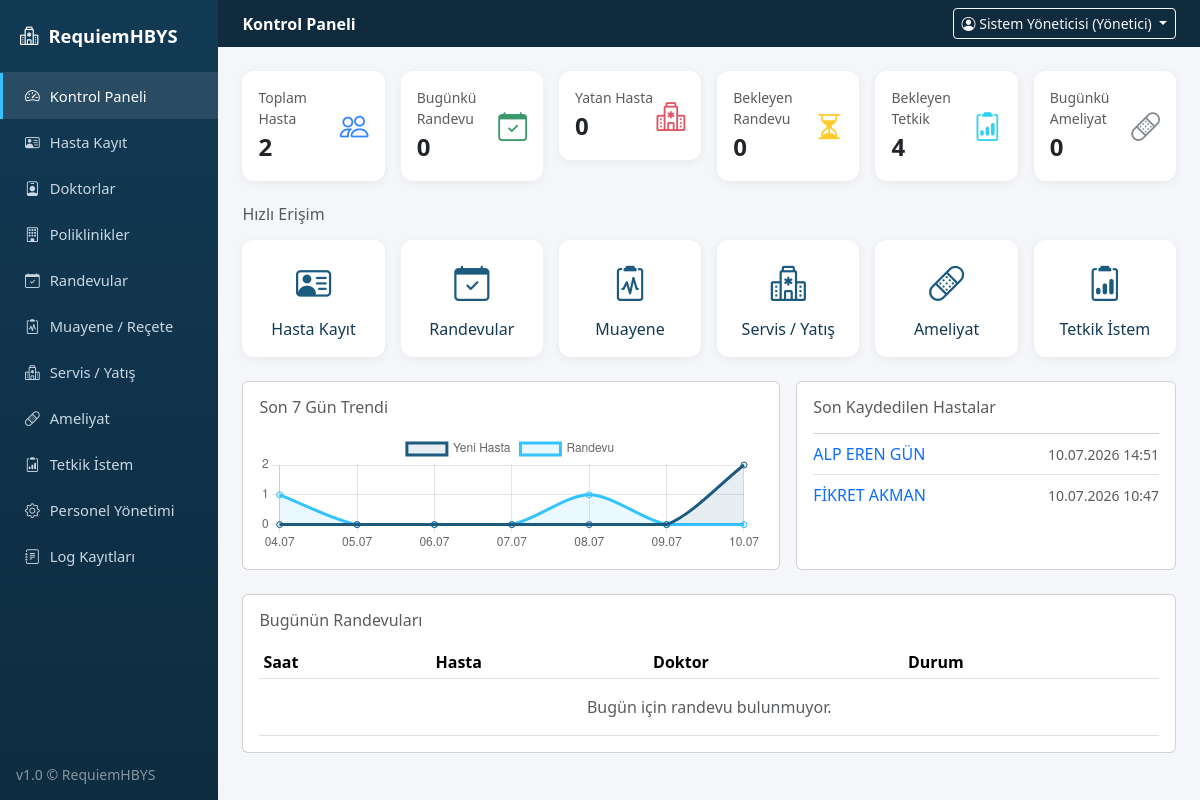
The app's page / (signed in), older data.
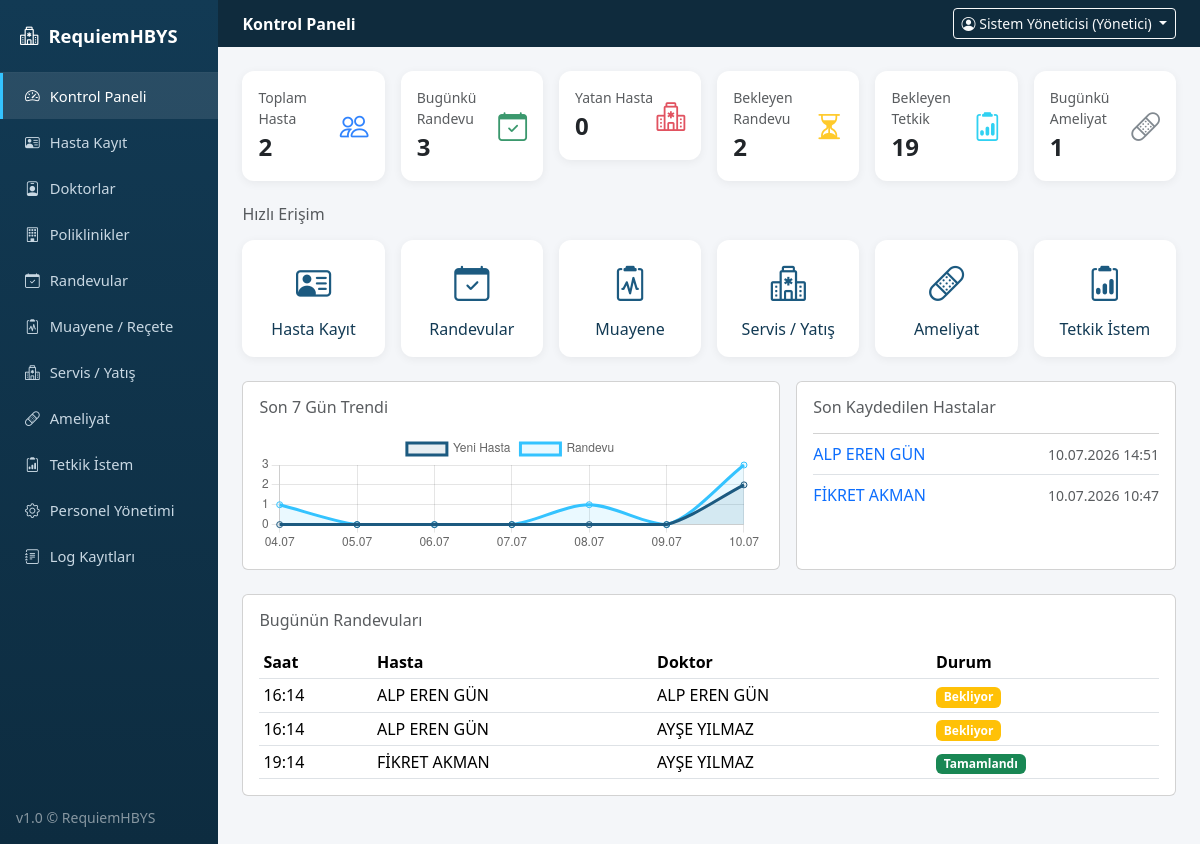
The same page, newer data.
### tables this page shows
CREATE TABLE hastalar (
            id INTEGER PRIMARY KEY AUTOINCREMENT,
            ad_soyad TEXT NOT NULL,
            tc TEXT,
            dogum_tarihi TEXT,
            cinsiyet TEXT,
            kan_grubu TEXT,
            telefon TEXT,
            adres TEXT,
            acil_ad TEXT,
            acil_tel TEXT,
            gecmis TEXT,
            kayit_tarihi TEXT
        );

CREATE TABLE randevular (
            id INTEGER PRIMARY KEY AUTOINCREMENT,
            hasta_id INTEGER,
            doktor_id INTEGER,
            tarih TEXT,
            saat TEXT,
            durum TEXT
        );

CREATE TABLE doktorlar (
            id INTEGER PRIMARY KEY AUTOINCREMENT,
            ad_soyad TEXT NOT NULL,
            uzmanlik TEXT,
            poliklinik TEXT,
            uygunluk TEXT
        );

### app.py (the view)
@app.route("/")
@login_required
def dashboard():
    toplam_hasta, bugunku_randevu, yatan_hasta, bekleyen_randevu = db.istatistikleri_getir()
    bekleyen_tetkik = db.bekleyen_tetkik_sayisi()
    bugunku_ameliyat = db.bugunku_ameliyat_sayisi()
    son_hastalar = db.son_hastalar_getir(5)
    bugunun_randevulari = db.bugunun_randevulari_getir()
    gunler, hasta_trend, randevu_trend = db.son_7_gun_trend()
    return render_template("dashboard.html", toplam_hasta=toplam_hasta, bugunku_randevu=bugunku_randevu,
                           yatan_hasta=yatan_hasta, bekleyen_randevu=bekleyen_randevu,
                           bekleyen_tetkik=bekleyen_tetkik, bugunku_ameliyat=bugunku_ameliyat,
                           son_hastalar=son_hastalar, bugunun_randevulari=bugunun_randevulari,
                           gunler=gunler, hasta_trend=hasta_trend, randevu_trend=randevu_trend)

### app.py (called while the page is built)
def login_required(f):
    @wraps(f)
    def wrapper(*args, **kwargs):
        if "user_id" not in session:
            flash("Lütfen giriş yapın.", "warning")
            return redirect(url_for("login"))
        return f(*args, **kwargs)
    return wrapper

@app.context_processor
def inject_globals():
    def modul_yetkili(modul):
        return modul in ROL_MODUL_YETKILERI.get(session.get("rol"), set())
    return {"simdi": datetime.now().strftime("%d.%m.%Y %H:%M"), "modul_yetkili": modul_yetkili}

### database.py (called while the page is built)
    def sorgula(self, sql, params=()):
        cur = self.conn.cursor()
        cur.execute(sql, params)
        return [dict(r) for r in cur.fetchall()]

    def bugunun_randevulari_getir(self):
        bugun_db_format = datetime.now().strftime("%Y-%m-%d")
        return self.sorgula("""SELECT r.id, r.tarih, r.saat, r.durum, h.ad_soyad as hasta_ad, d.ad_soyad as doktor_ad
                                FROM randevular r JOIN hastalar h ON r.hasta_id=h.id
                                JOIN doktorlar d ON r.doktor_id=d.id WHERE r.tarih=? ORDER BY r.saat""", (bugun_db_format,))

### templates/dashboard.html (shortened to what the changed rows need)
{% extends "base.html" %}
{% block content %}
<div class="row g-3 mb-4">
  <div class="col-md-2">
    <div class="card card-stat p-3">
      <div class="d-flex justify-content-between align-items-center">
        <div><div class="text-muted small">Bugünkü Randevu</div><div class="fs-4 fw-bold">{{ bugunku_randevu }}</div></div>
      </div>
    </div>
  </div>
  <div class="col-md-2">
    <div class="card card-stat p-3">
      <div class="d-flex justify-content-between align-items-center">
        <div><div class="text-muted small">Bekleyen Randevu</div><div class="fs-4 fw-bold">{{ bekleyen_randevu }}</div></div>
      </div>
    </div>
  </div>
  <div class="col-md-2">
    <div class="card card-stat p-3">
      <div class="d-flex justify-content-between align-items-center">
        <div><div class="text-muted small">Bekleyen Tetkik</div><div class="fs-4 fw-bold">{{ bekleyen_tetkik }}</div></div>
      </div>
    </div>
  </div>
  <div class="col-md-2">
    <div class="card card-stat p-3">
      <div class="d-flex justify-content-between align-items-center">
        <div><div class="text-muted small">Bugünkü Ameliyat</div><div class="fs-4 fw-bold">{{ bugunku_ameliyat }}</div></div>
      </div>
    </div>
  </div>
</div>
<div class="row g-3 mb-4">
  <div class="col-md-7">
    <div class="card p-3 h-100">
      <h6 class="text-muted mb-3">Son 7 Gün Trendi</h6>
      <canvas id="trendChart" height="120"></canvas>
    </div>
  </div>
  <div class="col-md-5">
    <div class="card p-3 h-100">
      <ul class="list-group list-group-flush">
        {% for h in son_hastalar %}
        <li class="list-group-item d-flex justify-content-between align-items-center px-0">
          <a href="{{ url_for('hasta_detay', hid=h.id) }}" class="text-decoration-none">{{ h.ad_soyad }}</a>
          <span class="text-muted small">{{ h.kayit_tarihi }}</span>
        </li>
        {% else %}
        <li class="list-group-item text-muted text-center px-0">Kayıt bulunamadı.</li>
        {% endfor %}
      </ul>
    </div>
  </div>
</div>
<div class="card mb-4">
  <div class="card-body">
    <div class="table-responsive">
      <table class="table table-sm table-hover align-middle mb-0">
        <thead><tr><th>Saat</th><th>Hasta</th><th>Doktor</th><th>Durum</th></tr></thead>
        <tbody>
          {% for r in bugunun_randevulari %}
          <tr>
            <td>{{ r.saat }}</td><td>{{ r.hasta_ad }}</td><td>{{ r.doktor_ad }}</td>
            <td><span class="badge bg-{{ 'success' if r.durum=='Tamamlandı' else ('warning' if r.durum=='Bekliyor' else 'secondary') }}">{{ r.durum }}</span></td>
          </tr>
          {% else %}
          <tr><td colspan="4" class="text-center text-muted py-3">Bugün için randevu bulunmuyor.</td></tr>
          {% endfor %}
        </tbody>
      </table>
    </div>
  </div>
</div>
<script>
new Chart(document.getElementById('trendChart'), {
  type: 'line',
  data: {
    labels: {{ gunler | tojson }},
    datasets: [
      { label: 'Yeni Hasta', data: {{ hasta_trend | tojson }}, borderColor: '#1c5a80', backgroundColor: 'rgba(28,90,128,.1)', tension: .3, fill: true },
      { label: 'Randevu', data: {{ randevu_trend | tojson }}, borderColor: '#34c3ff', backgroundColor: 'rgba(52,195,255,.1)', tension: .3, fill: true }
    ]
  },
  options: { responsive: true, scales: { y: { beginAtZero: true, ticks: { stepSize: 1 } } } }
});
</script>
{% endblock %}

Row changes from the older to the newer data that the page shows:
added randevular: saat "16:14", hasta_ad "ALP EREN GÜN", doktor_ad "ALP EREN GÜN", durum "Bekliyor"
added randevular: saat "16:14", hasta_ad "ALP EREN GÜN", doktor_ad "AYŞE YILMAZ", durum "Bekliyor"
added randevular: saat "19:14", hasta_ad "FİKRET AKMAN", doktor_ad "AYŞE YILMAZ", durum "Tamamlandı"
Text that changed along with them:
{{ bugunku_randevu }}: "0" → "3"
{{ bekleyen_randevu }}: "0" → "2"
{{ bekleyen_tetkik }}: "4" → "19"
{{ bugunku_ameliyat }}: "0" → "1"
chart data {{ randevu_trend | tojson }}: [1, 0, 0, 0, 1, 0, 0] → [1, 0, 0, 0, 1, 0, 3]
text no longer shown: "Bugün için randevu bulunmuyor."
